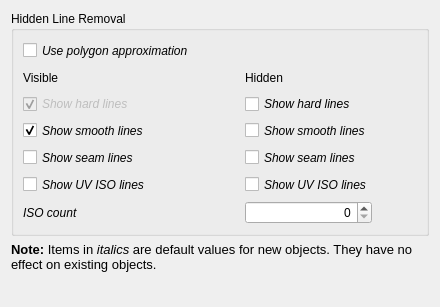
<?xml version="1.0" encoding="UTF-8"?>
<ui version="4.0">
 <class>TechDrawGui::DlgPrefsTechDrawHLRImp</class>
 <widget class="QWidget" name="TechDrawGui::DlgPrefsTechDrawHLRImp">
  <property name="geometry">
   <rect>
    <x>0</x>
    <y>0</y>
    <width>440</width>
    <height>307</height>
   </rect>
  </property>
  <property name="sizePolicy">
   <sizepolicy hsizetype="Preferred" vsizetype="Minimum">
    <horstretch>0</horstretch>
    <verstretch>0</verstretch>
   </sizepolicy>
  </property>
  <property name="windowTitle">
   <string>HLR</string>
  </property>
  <property name="toolTip">
   <string/>
  </property>
  <layout class="QVBoxLayout" name="verticalLayout_2">
   <item>
    <widget class="QGroupBox" name="gbMisc">
     <property name="sizePolicy">
      <sizepolicy hsizetype="Preferred" vsizetype="Preferred">
       <horstretch>0</horstretch>
       <verstretch>0</verstretch>
      </sizepolicy>
     </property>
     <property name="minimumSize">
      <size>
       <width>0</width>
       <height>225</height>
      </size>
     </property>
     <property name="maximumSize">
      <size>
       <width>16777215</width>
       <height>16777215</height>
      </size>
     </property>
     <property name="title">
      <string>Hidden Line Removal</string>
     </property>
     <layout class="QVBoxLayout" name="verticalLayout">
      <item>
       <layout class="QGridLayout" name="gridLayout_6">
        <item row="0" column="0">
         <widget class="Gui::PreauracadheckBox" name="pcbPolygon">
          <property name="sizePolicy">
           <sizepolicy hsizetype="Preferred" vsizetype="Preferred">
            <horstretch>0</horstretch>
            <verstretch>0</verstretch>
           </sizepolicy>
          </property>
          <property name="font">
           <font>
            <italic>true</italic>
           </font>
          </property>
          <property name="toolTip">
           <string>Use an approximation to find hidden lines.
Fast, but result is a collection of short straight lines.</string>
          </property>
          <property name="text">
           <string>Use polygon approximation</string>
          </property>
          <property name="prefEntry" stdset="0">
           <cstring>UsePolygon</cstring>
          </property>
          <property name="prefPath" stdset="0">
           <cstring>Mod/TechDraw/HLR</cstring>
          </property>
         </widget>
        </item>
        <item row="1" column="0">
         <widget class="QLabel" name="label_17">
          <property name="text">
           <string>Visible</string>
          </property>
         </widget>
        </item>
        <item row="1" column="1">
         <spacer name="horizontalSpacer_2">
          <property name="orientation">
           <enum>Qt::Horizontal</enum>
          </property>
          <property name="sizeHint" stdset="0">
           <size>
            <width>40</width>
            <height>20</height>
           </size>
          </property>
         </spacer>
        </item>
       <item row="1" column="2">
         <widget class="QLabel" name="label_18">
          <property name="text">
           <string>Hidden</string>
          </property>
         </widget>
        </item>
        <item row="1" column="3">
         <spacer name="horizontalSpacer">
          <property name="orientation">
           <enum>Qt::Horizontal</enum>
          </property>
          <property name="sizeHint" stdset="0">
           <size>
            <width>40</width>
            <height>20</height>
           </size>
          </property>
         </spacer>
        </item>
        <item row="2" column="0">
         <widget class="Gui::PreauracadheckBox" name="pcbHardViz">
          <property name="enabled">
           <bool>false</bool>
          </property>
          <property name="sizePolicy">
           <sizepolicy hsizetype="Preferred" vsizetype="Preferred">
            <horstretch>0</horstretch>
            <verstretch>0</verstretch>
           </sizepolicy>
          </property>
          <property name="font">
           <font>
            <italic>true</italic>
           </font>
          </property>
          <property name="focusPolicy">
           <enum>Qt::NoFocus</enum>
          </property>
          <property name="toolTip">
           <string>Shows hard and outline edges (always shown)</string>
          </property>
          <property name="text">
           <string>Show hard lines</string>
          </property>
          <property name="checkable">
           <bool>true</bool>
          </property>
          <property name="checked">
           <bool>true</bool>
          </property>
          <property name="prefEntry" stdset="0">
           <cstring>HardViz</cstring>
          </property>
          <property name="prefPath" stdset="0">
           <cstring>Mod/TechDraw/HLR</cstring>
          </property>
         </widget>
        </item>
        <item row="2" column="2">
         <widget class="Gui::PreauracadheckBox" name="pcbHardHid">
          <property name="sizePolicy">
           <sizepolicy hsizetype="Preferred" vsizetype="Preferred">
            <horstretch>0</horstretch>
            <verstretch>0</verstretch>
           </sizepolicy>
          </property>
          <property name="font">
           <font>
            <italic>true</italic>
           </font>
          </property>
          <property name="toolTip">
           <string>Shows hidden hard and outline edges</string>
          </property>
          <property name="text">
           <string>Show hard lines</string>
          </property>
          <property name="prefEntry" stdset="0">
           <cstring>HardHid</cstring>
          </property>
          <property name="prefPath" stdset="0">
           <cstring>Mod/TechDraw/HLR</cstring>
          </property>
         </widget>
        </item>
        <item row="3" column="0">
         <widget class="Gui::PreauracadheckBox" name="pcbSmoothViz">
          <property name="sizePolicy">
           <sizepolicy hsizetype="Preferred" vsizetype="Preferred">
            <horstretch>0</horstretch>
            <verstretch>0</verstretch>
           </sizepolicy>
          </property>
          <property name="font">
           <font>
            <italic>true</italic>
           </font>
          </property>
          <property name="toolTip">
           <string>Shows smooth lines</string>
          </property>
          <property name="text">
           <string>Show smooth lines</string>
          </property>
          <property name="checked">
           <bool>true</bool>
          </property>
          <property name="prefEntry" stdset="0">
           <cstring>SmoothViz</cstring>
          </property>
          <property name="prefPath" stdset="0">
           <cstring>Mod/TechDraw/HLR</cstring>
          </property>
         </widget>
        </item>
        <item row="3" column="2">
         <widget class="Gui::PreauracadheckBox" name="pcbSmoothHid">
          <property name="sizePolicy">
           <sizepolicy hsizetype="Preferred" vsizetype="Preferred">
            <horstretch>0</horstretch>
            <verstretch>0</verstretch>
           </sizepolicy>
          </property>
          <property name="font">
           <font>
            <italic>true</italic>
           </font>
          </property>
          <property name="toolTip">
           <string>Shows hidden smooth edges</string>
          </property>
          <property name="text">
           <string>Show smooth lines</string>
          </property>
          <property name="prefEntry" stdset="0">
           <cstring>SmoothHid</cstring>
          </property>
          <property name="prefPath" stdset="0">
           <cstring>Mod/TechDraw/HLR</cstring>
          </property>
         </widget>
        </item>
        <item row="4" column="0">
         <widget class="Gui::PreauracadheckBox" name="pcbSeamViz">
          <property name="sizePolicy">
           <sizepolicy hsizetype="Preferred" vsizetype="Preferred">
            <horstretch>0</horstretch>
            <verstretch>0</verstretch>
           </sizepolicy>
          </property>
          <property name="font">
           <font>
            <italic>true</italic>
           </font>
          </property>
          <property name="toolTip">
           <string>Shows seam lines</string>
          </property>
          <property name="text">
           <string>Show seam lines</string>
          </property>
          <property name="checked">
           <bool>false</bool>
          </property>
          <property name="prefEntry" stdset="0">
           <cstring>SeamViz</cstring>
          </property>
          <property name="prefPath" stdset="0">
           <cstring>Mod/TechDraw/HLR</cstring>
          </property>
         </widget>
        </item>
        <item row="4" column="2">
         <widget class="Gui::PreauracadheckBox" name="pcbSeamHid">
          <property name="sizePolicy">
           <sizepolicy hsizetype="Preferred" vsizetype="Preferred">
            <horstretch>0</horstretch>
            <verstretch>0</verstretch>
           </sizepolicy>
          </property>
          <property name="font">
           <font>
            <italic>true</italic>
           </font>
          </property>
          <property name="toolTip">
           <string>Shows hidden seam lines</string>
          </property>
          <property name="text">
           <string>Show seam lines</string>
          </property>
          <property name="prefEntry" stdset="0">
           <cstring>SeamHid</cstring>
          </property>
          <property name="prefPath" stdset="0">
           <cstring>Mod/TechDraw/HLR</cstring>
          </property>
         </widget>
        </item>
        <item row="5" column="0">
         <widget class="Gui::PreauracadheckBox" name="pcbIsoViz">
          <property name="sizePolicy">
           <sizepolicy hsizetype="Preferred" vsizetype="Preferred">
            <horstretch>0</horstretch>
            <verstretch>0</verstretch>
           </sizepolicy>
          </property>
          <property name="font">
           <font>
            <italic>true</italic>
           </font>
          </property>
          <property name="toolTip">
           <string>Makes lines of equal parameterization</string>
          </property>
          <property name="text">
           <string>Show UV ISO lines</string>
          </property>
          <property name="prefEntry" stdset="0">
           <cstring>IsoViz</cstring>
          </property>
          <property name="prefPath" stdset="0">
           <cstring>Mod/TechDraw/HLR</cstring>
          </property>
         </widget>
        </item>
        <item row="5" column="2">
         <widget class="Gui::PreauracadheckBox" name="pcbIsoHid">
          <property name="sizePolicy">
           <sizepolicy hsizetype="Preferred" vsizetype="Preferred">
            <horstretch>0</horstretch>
            <verstretch>0</verstretch>
           </sizepolicy>
          </property>
          <property name="font">
           <font>
            <italic>true</italic>
           </font>
          </property>
          <property name="toolTip">
           <string>Shows hidden equal parameterization lines</string>
          </property>
          <property name="text">
           <string>Show UV ISO lines</string>
          </property>
          <property name="prefEntry" stdset="0">
           <cstring>IsoHid</cstring>
          </property>
          <property name="prefPath" stdset="0">
           <cstring>Mod/TechDraw/HLR</cstring>
          </property>
         </widget>
        </item>
        <item row="6" column="0">
         <widget class="QLabel" name="label_19">
          <property name="minimumSize">
           <size>
            <width>0</width>
            <height>0</height>
           </size>
          </property>
          <property name="font">
           <font>
            <italic>true</italic>
           </font>
          </property>
          <property name="text">
           <string>ISO count</string>
          </property>
         </widget>
        </item>
        <item row="6" column="2">
         <widget class="Gui::PrefSpinBox" name="psbIsoCount">
          <property name="sizePolicy">
           <sizepolicy hsizetype="Preferred" vsizetype="Preferred">
            <horstretch>0</horstretch>
            <verstretch>0</verstretch>
           </sizepolicy>
          </property>
          <property name="maximumSize">
           <size>
            <width>140</width>
            <height>16777215</height>
           </size>
          </property>
          <property name="toolTip">
           <string>Number of ISO lines per face edge</string>
          </property>
          <property name="alignment">
           <set>Qt::AlignRight</set>
          </property>
          <property name="prefEntry" stdset="0">
           <cstring>IsoCount</cstring>
          </property>
          <property name="prefPath" stdset="0">
           <cstring>Mod/TechDraw/HLR</cstring>
          </property>
         </widget>
        </item>
        </layout>
      </item>
     </layout>
    </widget>
   </item>
   <item>
    <widget class="QLabel" name="label_20">
     <property name="font">
      <font>
       <pointsize>10</pointsize>
       <italic>false</italic>
      </font>
     </property>
     <property name="text">
      <string>&lt;html&gt;&lt;head/&gt;&lt;body&gt;&lt;p&gt;&lt;span style=" font-weight:600;"&gt;Note:&lt;/span&gt; Items in &lt;span style=" font-style:italic;"&gt;italics&lt;/span&gt; are default values for new objects. They have no effect on existing objects.&lt;/p&gt;&lt;/body&gt;&lt;/html&gt;</string>
     </property>
     <property name="wordWrap">
      <bool>true</bool>
     </property>
    </widget>
   </item>
   <item>
    <spacer name="verticalSpacer">
     <property name="orientation">
      <enum>Qt::Vertical</enum>
     </property>
     <property name="sizeHint" stdset="0">
      <size>
       <width>20</width>
       <height>20</height>
      </size>
     </property>
    </spacer>
   </item>
  </layout>
 </widget>
 <customwidgets>
  <customwidget>
   <class>Gui::PrefSpinBox</class>
   <extends>QSpinBox</extends>
   <header>Gui/PrefWidgets.h</header>
  </customwidget>
  <customwidget>
   <class>Gui::PreauracadheckBox</class>
   <extends>QCheckBox</extends>
   <header>Gui/PrefWidgets.h</header>
  </customwidget>
 </customwidgets>
 <resources/>
 <connections/>
</ui>
